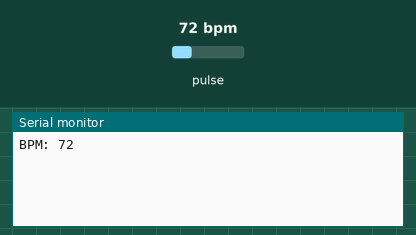
Simulated run of this sketch. Board: Arduino Uno, built with avr-gcc and run on an emulated ATmega328P. On the bench: the last lines printed to the serial monitor. Inputs (shaded band) come from the test bench; at power-on: pulse 72 bpm.

Above: at 1.2 s.
1.3 s: pulse set to 42 bpm
At 2.7 s:
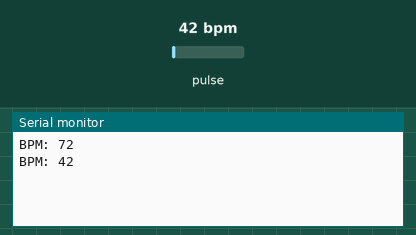
2.8 s: pulse set to 70 bpm
At 3.8 s:
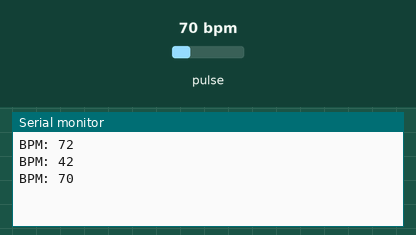
Timing chart, 0 to 5.8 s (numbered marks = the images above; inputs shaded):
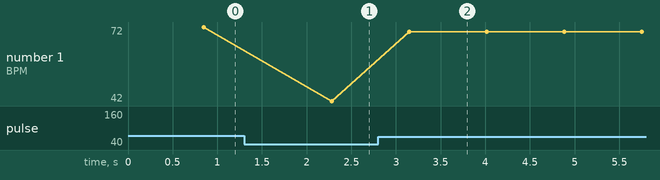

The sketch:

Pulse.ino
```cpp
#define USE_ARDUINO_INTERRUPTS true
#include <PulseSensorPlayground.h>
PulseSensorPlayground pulse;
void setup() { Serial.begin(115200); pulse.analogInput(A0); pulse.setThreshold(550); pulse.begin(); }
void loop() {
  if (pulse.sawStartOfBeat()) { Serial.print("BPM: "); Serial.println(pulse.getBeatsPerMinute()); }
  delay(20);
}
```

Measured:
- after the input at 1.3 s, the serial monitor: prints a new line after 0.98 s (image 1)
- after the input at 2.8 s, the serial monitor: prints a new line after 0.35 s (image 2)
- plotted number 1: 72 → 42 after the input at 1.3 s, 42 → 70 after the input at 2.8 s
